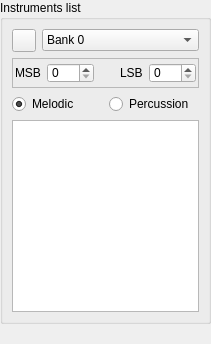
        <widget class="QFrame" name="instrlist_frame">
         <layout class="QVBoxLayout" name="verticalLayout_12">
          <property name="leftMargin">
           <number>0</number>
          </property>
          <property name="topMargin">
           <number>0</number>
          </property>
          <property name="rightMargin">
           <number>0</number>
          </property>
          <property name="bottomMargin">
           <number>0</number>
          </property>
          <item>
           <widget class="QGroupBox" name="groupBox_2">
            <property name="sizePolicy">
             <sizepolicy hsizetype="Maximum" vsizetype="Preferred">
              <horstretch>0</horstretch>
              <verstretch>0</verstretch>
             </sizepolicy>
            </property>
            <property name="title">
             <string>Instruments list</string>
            </property>
            <property name="flat">
             <bool>true</bool>
            </property>
            <layout class="QVBoxLayout" name="verticalLayout_11">
             <item>
              <widget class="QFrame" name="bankListFrame">
               <property name="frameShape">
                <enum>QFrame::NoFrame</enum>
               </property>
               <property name="frameShadow">
                <enum>QFrame::Plain</enum>
               </property>
               <property name="lineWidth">
                <number>0</number>
               </property>
               <layout class="QHBoxLayout" name="horizontalLayout_3" stretch="0,1000">
                <property name="leftMargin">
                 <number>0</number>
                </property>
                <property name="topMargin">
                 <number>0</number>
                </property>
                <property name="rightMargin">
                 <number>0</number>
                </property>
                <property name="bottomMargin">
                 <number>0</number>
                </property>
                <item>
                 <widget class="QToolButton" name="bankRename">
                  <property name="toolTip">
                   <string>Rename bank</string>
                  </property>
                  <property name="text">
                   <string/>
                  </property>
                  <property name="icon">
                   <iconset resource="resources/resources.qrc">
                    <normaloff>:/pencil_16x16.png</normaloff>:/pencil_16x16.png</iconset>
                  </property>
                 </widget>
                </item>
                <item>
                 <widget class="QComboBox" name="bank_no">
                  <property name="frame">
                   <bool>true</bool>
                  </property>
                  <item>
                   <property name="text">
                    <string>Bank 0</string>
                   </property>
                  </item>
                 </widget>
                </item>
               </layout>
              </widget>
             </item>
             <item>
              <widget class="QFrame" name="bank_lsbmsb">
               <property name="enabled">
                <bool>true</bool>
               </property>
               <property name="frameShape">
                <enum>QFrame::StyledPanel</enum>
               </property>
               <property name="frameShadow">
                <enum>QFrame::Raised</enum>
               </property>
               <layout class="QHBoxLayout" name="horizontalLayout_15">
                <property name="leftMargin">
                 <number>2</number>
                </property>
                <property name="topMargin">
                 <number>4</number>
                </property>
                <property name="rightMargin">
                 <number>2</number>
                </property>
                <property name="bottomMargin">
                 <number>4</number>
                </property>
                <item>
                 <widget class="QLabel" name="label_41">
                  <property name="text">
                   <string>MSB</string>
                  </property>
                 </widget>
                </item>
                <item>
                 <widget class="QSpinBox" name="bank_msb">
                  <property name="maximumSize">
                   <size>
                    <width>16777215</width>
                    <height>20</height>
                   </size>
                  </property>
                  <property name="toolTip">
                   <string>MIDI bank MSB index alias. Means which MSB bank index will refer this bank.</string>
                  </property>
                  <property name="maximum">
                   <number>127</number>
                  </property>
                 </widget>
                </item>
                <item>
                 <spacer name="horizontalSpacer">
                  <property name="orientation">
                   <enum>Qt::Horizontal</enum>
                  </property>
                  <property name="sizeHint" stdset="0">
                   <size>
                    <width>20</width>
                    <height>20</height>
                   </size>
                  </property>
                 </spacer>
                </item>
                <item>
                 <widget class="QLabel" name="label_42">
                  <property name="text">
                   <string>LSB</string>
                  </property>
                 </widget>
                </item>
                <item>
                 <widget class="QSpinBox" name="bank_lsb">
                  <property name="maximumSize">
                   <size>
                    <width>16777215</width>
                    <height>20</height>
                   </size>
                  </property>
                  <property name="toolTip">
                   <string>MIDI bank LSB index alias. Means which LSB bank index will refer this bank.</string>
                  </property>
                  <property name="maximum">
                   <number>127</number>
                  </property>
                 </widget>
                </item>
               </layout>
              </widget>
             </item>
             <item>
              <layout class="QHBoxLayout" name="horizontalLayout_16">
               <item>
                <widget class="QRadioButton" name="melodic">
                 <property name="maximumSize">
                  <size>
                   <width>16777215</width>
                   <height>20</height>
                  </size>
                 </property>
                 <property name="text">
                  <string>Melodic</string>
                 </property>
                 <property name="checked">
                  <bool>true</bool>
                 </property>
                </widget>
               </item>
               <item>
                <widget class="QRadioButton" name="percussion">
                 <property name="maximumSize">
                  <size>
                   <width>16777215</width>
                   <height>20</height>
                  </size>
                 </property>
                 <property name="text">
                  <string>Percussion</string>
                 </property>
                </widget>
               </item>
              </layout>
             </item>
             <item>
              <widget class="QListWidget" name="instruments">
               <property name="sizePolicy">
                <sizepolicy hsizetype="Ignored" vsizetype="Expanding">
                 <horstretch>0</horstretch>
                 <verstretch>0</verstretch>
                </sizepolicy>
               </property>
              </widget>
             </item>
            </layout>
           </widget>
          </item>
          <item>
           <widget class="QLabel" name="version">
            <property name="text">
             <string>&lt;version&gt;</string>
            </property>
           </widget>
          </item>
         </layout>
        </widget>
